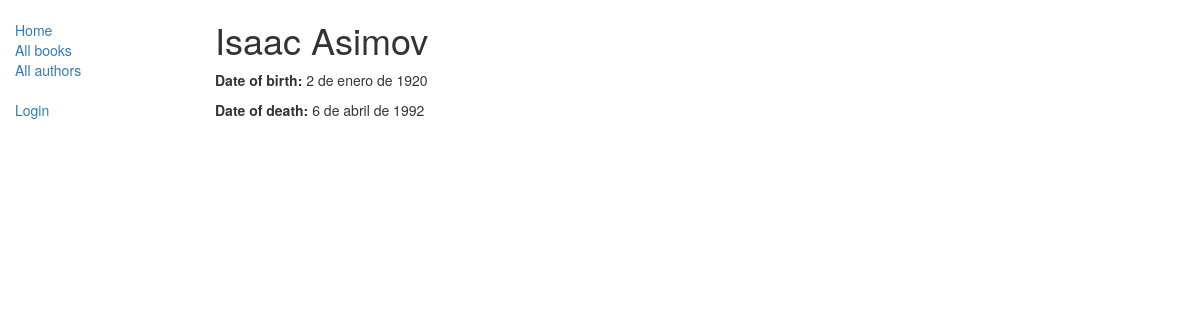
The app's page /catalog/author/1 with its own data.
### catalog/models.py (models this page shows, shortened)
class Author(models.Model):
    first_name = models.CharField(max_length=100)
    last_name = models.CharField(max_length=100)
    date_of_birth = models.DateField(null=True, blank=True)
    date_of_death = models.DateField('died', null=True, blank=True)

### catalog/views.py (the view)
# urls.py: path('author/<int:pk>', views.AuthorDetailView.as_view(), name='author-detail'),
class AuthorDetailView(generic.DetailView):
    model = Author

### catalog/templates/catalog/author_detail.html
{% extends "base_generic.html" %}
{% block content %}
  <h1>{{ author.first_name }} {{ author.last_name }}</h1>
  <p><strong>Date of birth:</strong> {{ author.date_of_birth }}</p>
  <p><strong>Date of death:</strong> {{ author.date_of_death }}</p>
{% endblock %}

### records on screen
Author: first_name "Isaac", last_name "Asimov", date_of_birth "2 de enero de 1920", date_of_death "6 de abril de 1992"
